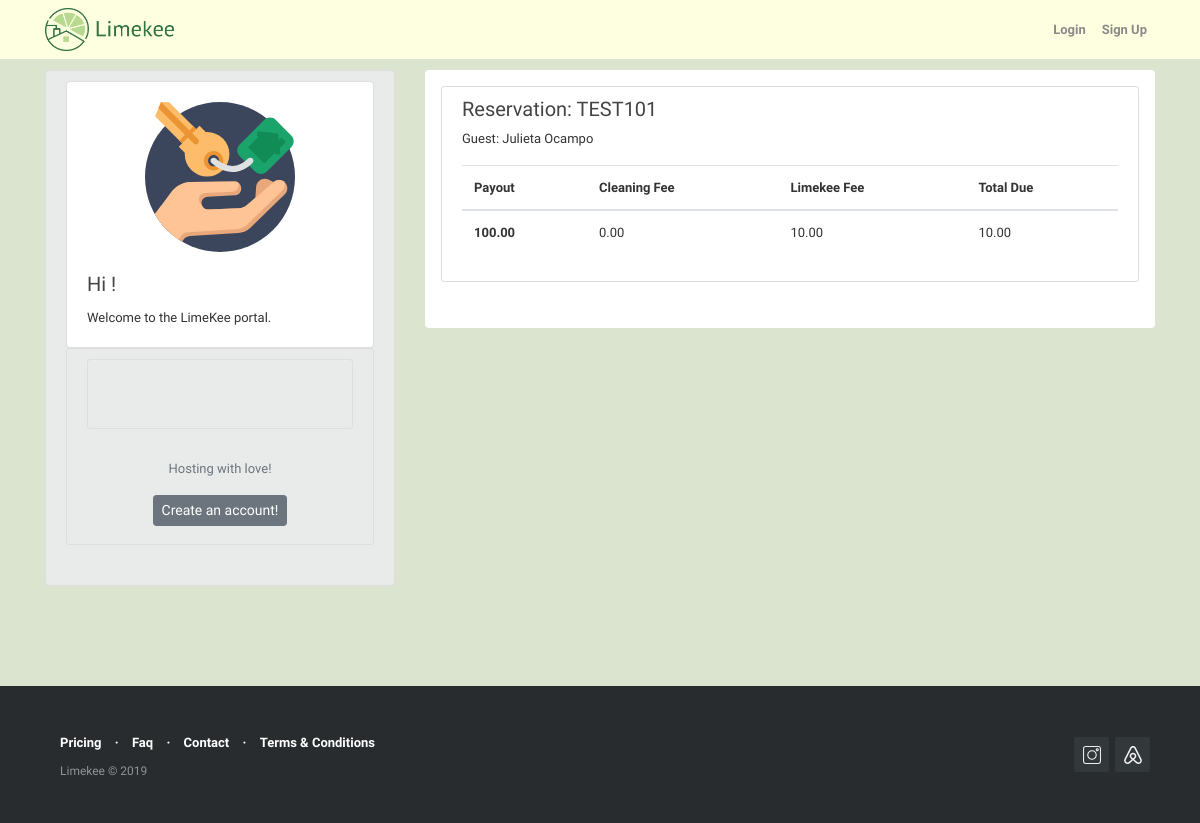
Page /reservation/TEST101 on the committed database.
### reservations/models.py (models this page shows, shortened)
class Reservations(models.Model):
    confirmation_code = models.CharField(max_length=12, primary_key=True)
    host = models.ForeignKey(User, on_delete=models.CASCADE)
    guest = models.CharField(max_length=120)
    check_in = models.DateField(default=date.today)
    check_out = models.DateField(default=date.today)
    price = models.DecimalField(decimal_places=2, max_digits=1000)
    limekee_fee = models.DecimalField(decimal_places=2, max_digits=1000, blank=True, null=False, default=0)
    cleaning_fee = models.DecimalField (decimal_places=2, max_digits=1000, blank=True, null=False, default=0)
    total_due = models.DecimalField( decimal_places=2, max_digits=1000, default=0)
    notes = models.TextField(blank=True,null=False)
    paid = models.BooleanField(default=False)
    @property
    def total_due(self):
        return (self.limekee_fee + self.cleaning_fee)
    class Meta:
        permissions = [
            ("create_reservation", "Can create new reservation"),
        ]

### reservations/views.py (the view)
# urls.py: path('<slug:pk>', ReservationDetailView.as_view(), name='reservation-detail'),
class ReservationDetailView(DetailView):
    model = Reservations          # queryset = Reservations.objects.all()
    template_name = 'reservations/reservations_detail.html'
    context_object_name = 'reservation'
    def get_context_data(self, **kwargs):
        context = super().get_context_data(**kwargs)
        context['key'] = stripe_pub
        return context

### reservations/templates/reservations/reservations_detail.html (shortened to what this page needs)
{% extends "blog/base.html" %}
{% block content %}
    <div class="shadow-sm p-3 mb-5 bg-white rounded">
      <article class="media content-section">
         <div class="media-body">
            <h5 class="article-title" > Reservation: {{ object.confirmation_code }}</h5>
            <p class="article-content">Guest: {{ object.guest }} </p>
            <div class="table-responsive" >
            <table class="table table-hover">
                <thead>
                    <tr>
                        <th scope="col">Payout</th>
                        <th scope="col">Cleaning Fee</th>
                        <th scope="col">Limekee Fee</th>
                        <th scope="col">Total Due</th>
                    </tr>
                </thead>
                <tbody>
                    <tr>
                        <th scope="row">{{ object.price }}</th>
                        <td>{{ object.cleaning_fee }}</td>
                        <td>{{ object.limekee_fee }}</td>
                        <td>{{ object.total_due }}</td>
                   </tr>
               </tbody>
           </table>
           </div>
       </div>
     </article>
     </div>
{% endblock content %}

### blog/static/blog/main2.css (style rules this page uses)
body { background: #dae4ce; color: #333333; margin-top: 5rem; }
h1, h2, h3, h4, h5, h6 { color: #444444; }
.content-section { background: #ffffff; padding: 10px 20px; border: 1px solid #dddddd; border-radius: 3px; margin-bottom: 30px; }
.article-title { color: #444444; }
.article-content { white-space: pre-line; }

### blog/templates/blog/base.html (style rules this page uses)
body { font-family: 'Libre Franklin'; font-size: 13px; }

### rows in the picture
Reservations: confirmation_code "TEST101", guest "Julieta Ocampo", price "100.00", cleaning_fee "0.00", limekee_fee "10.00", total_due "10.00"
